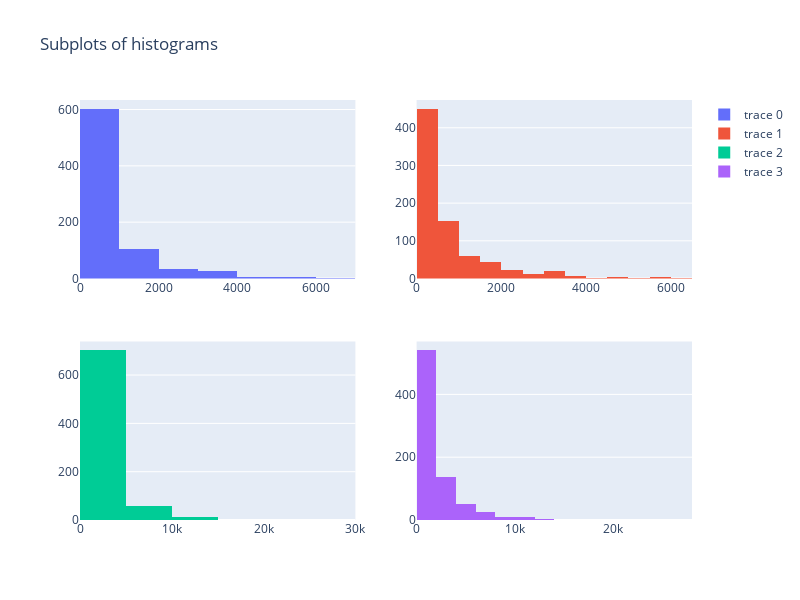

Notebook code for this chart:
### Code cell
import plotly.graph_objects as go
from plotly.subplots import make_subplots

# Create subplot layout
fig = make_subplots(rows=2, cols=2)

# Add histograms to subplots
fig.add_trace(go.Histogram(x=df['Enroll'], nbinsx=10), row=1, col=1)
fig.add_trace(go.Histogram(x=df['Enroll'], nbinsx=20), row=1, col=2)
fig.add_trace(go.Histogram(x=df['Accept'], nbinsx=10), row=2, col=1)
fig.add_trace(go.Histogram(x=df['Accept'], nbinsx=20), row=2, col=2)

# Update layout
fig.update_layout(height=600, width=800, title_text="Subplots of histograms")

fig.show()

### Figure 1 — Plotly figure (JSON) as saved in the notebook; plotly's stock layout.template omitted (floating-point values rounded to 4 significant figures; data arrays with more than 128 entries replaced by an {"elided": "..."} marker saying what was removed)
{"data": [{"nbinsx": 10, "type": "histogram", "x": {"elided": "777 int values"}, "xaxis": "x", "yaxis": "y"}, {"nbinsx": 20, "type": "histogram", "x": {"elided": "777 int values"}, "xaxis": "x2", "yaxis": "y2"}, {"nbinsx": 10, "type": "histogram", "x": {"elided": "777 int values"}, "xaxis": "x3", "yaxis": "y3"}, {"nbinsx": 20, "type": "histogram", "x": {"elided": "777 int values"}, "xaxis": "x4", "yaxis": "y4"}], "layout": {"height": 600, "title": {"text": "Subplots of histograms"}, "width": 800, "xaxis": {"anchor": "y", "domain": [0, 0.45]}, "xaxis2": {"anchor": "y2", "domain": [0.55, 1]}, "xaxis3": {"anchor": "y3", "domain": [0, 0.45]}, "xaxis4": {"anchor": "y4", "domain": [0.55, 1]}, "yaxis": {"anchor": "x", "domain": [0.575, 1]}, "yaxis2": {"anchor": "x2", "domain": [0.575, 1]}, "yaxis3": {"anchor": "x3", "domain": [0, 0.425]}, "yaxis4": {"anchor": "x4", "domain": [0, 0.425]}}}
